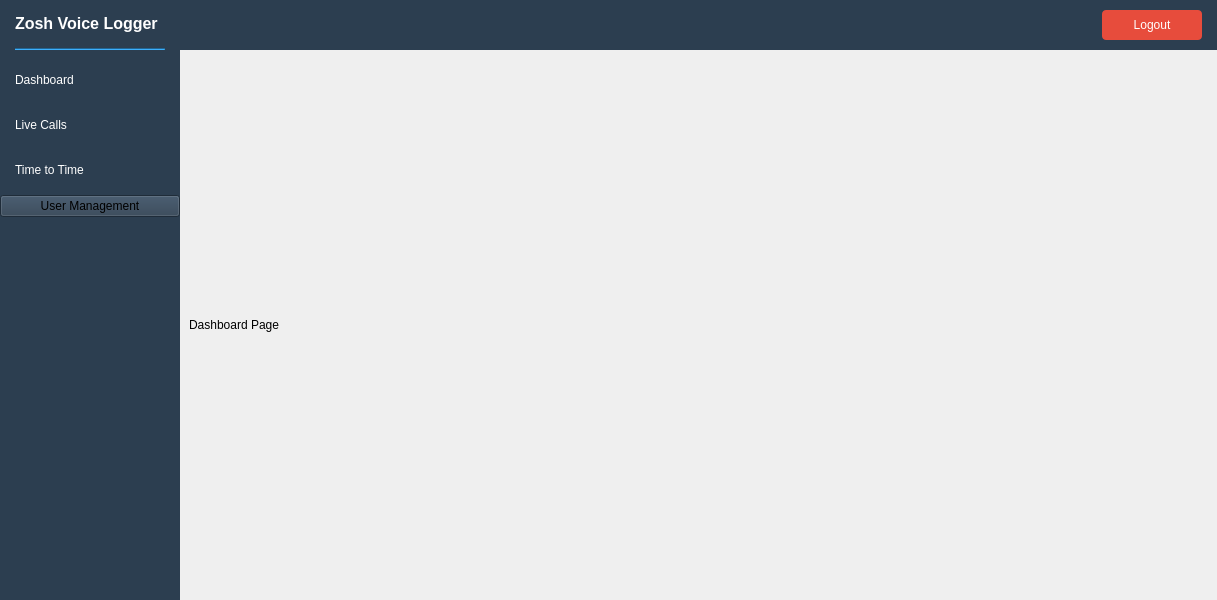
<?xml version="1.0" encoding="UTF-8"?>
<ui version="4.0">
 <class>MainWindow</class>
 <widget class="QMainWindow" name="MainWindow">
  <property name="geometry">
   <rect>
    <x>0</x>
    <y>0</y>
    <width>1217</width>
    <height>600</height>
   </rect>
  </property>
  <property name="windowTitle">
   <string>MainWindow</string>
  </property>
  <widget class="QWidget" name="centralwidget">
   <layout class="QVBoxLayout" name="mainLayout">
    <property name="spacing">
     <number>0</number>
    </property>
    <property name="leftMargin">
     <number>0</number>
    </property>
    <property name="topMargin">
     <number>0</number>
    </property>
    <property name="rightMargin">
     <number>0</number>
    </property>
    <property name="bottomMargin">
     <number>0</number>
    </property>
    <item>
     <widget class="QWidget" name="navBar" native="true">
      <property name="minimumSize">
       <size>
        <width>0</width>
        <height>50</height>
       </size>
      </property>
      <property name="maximumSize">
       <size>
        <width>16777215</width>
        <height>50</height>
       </size>
      </property>
      <property name="styleSheet">
       <string notr="true">background-color: #2C3E50;</string>
      </property>
      <layout class="QHBoxLayout" name="navBarLayout">
       <property name="leftMargin">
        <number>15</number>
       </property>
       <property name="topMargin">
        <number>0</number>
       </property>
       <property name="rightMargin">
        <number>15</number>
       </property>
       <property name="bottomMargin">
        <number>0</number>
       </property>
       <item>
        <layout class="QVBoxLayout" name="titleLayout">
         <property name="spacing">
          <number>2</number>
         </property>
         <item>
          <widget class="QLabel" name="labelTitle">
           <property name="styleSheet">
            <string notr="true">color: white; font-size: 16px; font-weight: bold;</string>
           </property>
           <property name="text">
            <string>Zosh Voice Logger</string>
           </property>
          </widget>
         </item>
         <item>
          <widget class="QFrame" name="titleLine">
           <property name="minimumSize">
            <size>
             <width>150</width>
             <height>2</height>
            </size>
           </property>
           <property name="maximumSize">
            <size>
             <width>150</width>
             <height>2</height>
            </size>
           </property>
           <property name="styleSheet">
            <string notr="true">background-color: #3498db;</string>
           </property>
           <property name="frameShape">
            <enum>QFrame::Shape::HLine</enum>
           </property>
           <property name="frameShadow">
            <enum>QFrame::Shadow::Sunken</enum>
           </property>
          </widget>
         </item>
        </layout>
       </item>
       <item>
        <spacer name="horizontalSpacer">
         <property name="orientation">
          <enum>Qt::Orientation::Horizontal</enum>
         </property>
         <property name="sizeHint" stdset="0">
          <size>
           <width>40</width>
           <height>20</height>
          </size>
         </property>
        </spacer>
       </item>
       <item>
        <widget class="QLabel" name="labelUserName">
         <property name="styleSheet">
          <string notr="true">color: white;</string>
         </property>
        </widget>
       </item>
       <item>
        <widget class="QPushButton" name="btnLogout">
         <property name="minimumSize">
          <size>
           <width>100</width>
           <height>30</height>
          </size>
         </property>
         <property name="cursor">
          <cursorShape>PointingHandCursor</cursorShape>
         </property>
         <property name="styleSheet">
          <string notr="true">QPushButton {
    color: white;
    background-color: #e74c3c;
    border: none;
    border-radius: 4px;
    padding: 5px 15px;
}
QPushButton:hover {
    background-color: #c0392b;
}
QPushButton:pressed {
    background-color: #a93226;
}</string>
         </property>
         <property name="text">
          <string>Logout</string>
         </property>
        </widget>
       </item>
      </layout>
     </widget>
    </item>
    <item>
     <layout class="QHBoxLayout" name="horizontalLayout">
      <property name="spacing">
       <number>0</number>
      </property>
      <item>
       <widget class="QWidget" name="sideBar" native="true">
        <property name="minimumSize">
         <size>
          <width>180</width>
          <height>0</height>
         </size>
        </property>
        <property name="maximumSize">
         <size>
          <width>16777215</width>
          <height>16777215</height>
         </size>
        </property>
        <property name="styleSheet">
         <string notr="true">background-color: #2C3E50;</string>
        </property>
        <layout class="QVBoxLayout" name="sideBarLayout">
         <property name="spacing">
          <number>5</number>
         </property>
         <property name="leftMargin">
          <number>0</number>
         </property>
         <property name="topMargin">
          <number>10</number>
         </property>
         <property name="rightMargin">
          <number>0</number>
         </property>
         <property name="bottomMargin">
          <number>0</number>
         </property>
         <item>
          <widget class="QPushButton" name="btnDashboard">
           <property name="minimumSize">
            <size>
             <width>0</width>
             <height>40</height>
            </size>
           </property>
           <property name="cursor">
            <cursorShape>PointingHandCursor</cursorShape>
           </property>
           <property name="styleSheet">
            <string notr="true">QPushButton {
    color: white;
    border: none;
    text-align: left;
    padding-left: 15px;
}
QPushButton:hover {
    background-color: #34495E;
}
QPushButton:pressed {
    background-color: #2980B9;
}</string>
           </property>
           <property name="text">
            <string>Dashboard</string>
           </property>
          </widget>
         </item>
         <item>
          <widget class="QPushButton" name="btnLiveCalls">
           <property name="minimumSize">
            <size>
             <width>0</width>
             <height>40</height>
            </size>
           </property>
           <property name="cursor">
            <cursorShape>PointingHandCursor</cursorShape>
           </property>
           <property name="styleSheet">
            <string notr="true">QPushButton {
    color: white;
    border: none;
    text-align: left;
    padding-left: 15px;
}
QPushButton:hover {
    background-color: #34495E;
}
QPushButton:pressed {
    background-color: #2980B9;
}</string>
           </property>
           <property name="text">
            <string>Live Calls</string>
           </property>
          </widget>
         </item>
         <item>
          <widget class="QPushButton" name="btnTimeTimeCalls">
           <property name="minimumSize">
            <size>
             <width>0</width>
             <height>40</height>
            </size>
           </property>
           <property name="cursor">
            <cursorShape>PointingHandCursor</cursorShape>
           </property>
           <property name="styleSheet">
            <string notr="true">QPushButton {
    color: white;
    border: none;
    text-align: left;
    padding-left: 15px;
}
QPushButton:hover {
    background-color: #34495E;
}
QPushButton:pressed {
    background-color: #2980B9;
}</string>
           </property>
           <property name="text">
            <string>Time to Time</string>
           </property>
          </widget>
         </item>
         <item>
          <widget class="QPushButton" name="btnUserManagement">
           <property name="text">
            <string>User Management</string>
           </property>
           <property name="visible">
            <bool>false</bool>
           </property>
          </widget>
         </item>
         <item>
          <spacer name="verticalSpacer">
           <property name="orientation">
            <enum>Qt::Orientation::Vertical</enum>
           </property>
           <property name="sizeHint" stdset="0">
            <size>
             <width>20</width>
             <height>40</height>
            </size>
           </property>
          </spacer>
         </item>
        </layout>
       </widget>
      </item>
      <item>
       <widget class="QStackedWidget" name="stackedWidget">
        <property name="currentIndex">
         <number>0</number>
        </property>
        <widget class="QWidget" name="pageDashboard">
         <layout class="QVBoxLayout" name="verticalLayout">
          <item>
           <widget class="QLabel" name="label">
            <property name="text">
             <string>Dashboard Page</string>
            </property>
           </widget>
          </item>
         </layout>
        </widget>
        <widget class="QWidget" name="pageCallLogs">
         <layout class="QVBoxLayout" name="verticalLayout_3">
          <item>
           <widget class="QLabel" name="labelTotalCalls">
            <property name="text">
             <string>Total Connected Calls: 0</string>
            </property>
           </widget>
          </item>
          <item>
           <widget class="QTableWidget" name="tableWidget">
            <column>
             <property name="text">
              <string>Call Ref ID</string>
             </property>
            </column>
            <column>
             <property name="text">
              <string>Channel</string>
             </property>
            </column>
            <column>
             <property name="text">
              <string>Call Type</string>
             </property>
            </column>
            <column>
             <property name="text">
              <string>Call Time</string>
             </property>
            </column>
            <column>
             <property name="text">
              <string>Duration</string>
             </property>
            </column>
            <column>
             <property name="text">
              <string>Status</string>
             </property>
            </column>
           </widget>
          </item>
         </layout>
        </widget>
        <widget class="QWidget" name="pageLiveCalls">
         <layout class="QVBoxLayout" name="verticalLayout_4">
          <item>
           <widget class="QLabel" name="labelLiveCallsStatus">
            <property name="text">
             <string>Active Calls: 0</string>
            </property>
           </widget>
          </item>
          <item>
           <widget class="QTableWidget" name="tableLiveCalls">
            <column>
             <property name="text">
              <string>Channel</string>
             </property>
            </column>
            <column>
             <property name="text">
              <string>Channel Name</string>
             </property>
            </column>
            <column>
             <property name="text">
              <string>Call Type</string>
             </property>
            </column>
            <column>
             <property name="text">
              <string>Call Time</string>
             </property>
            </column>
            <column>
             <property name="text">
              <string>Caller ID</string>
             </property>
            </column>
            <column>
             <property name="text">
              <string>Called ID</string>
             </property>
            </column>
            <column>
             <property name="text">
              <string>Status</string>
             </property>
            </column>
            <column>
             <property name="text">
              <string>Listen</string>
             </property>
            </column>
           </widget>
          </item>
         </layout>
        </widget>
        <widget class="QWidget" name="pageUsers">
         <layout class="QVBoxLayout" name="verticalLayout_5">
          <item>
           <widget class="QTableWidget" name="tableUsers">
            <property name="columnCount">
             <number>3</number>
            </property>
            <column>
             <property name="text">
              <string>Username</string>
             </property>
            </column>
            <column>
             <property name="text">
              <string>Display Name</string>
             </property>
            </column>
            <column>
             <property name="text">
              <string>Role</string>
             </property>
            </column>
           </widget>
          </item>
         </layout>
        </widget>
       </widget>
      </item>
     </layout>
    </item>
   </layout>
  </widget>
 </widget>
 <resources/>
 <connections/>
</ui>
